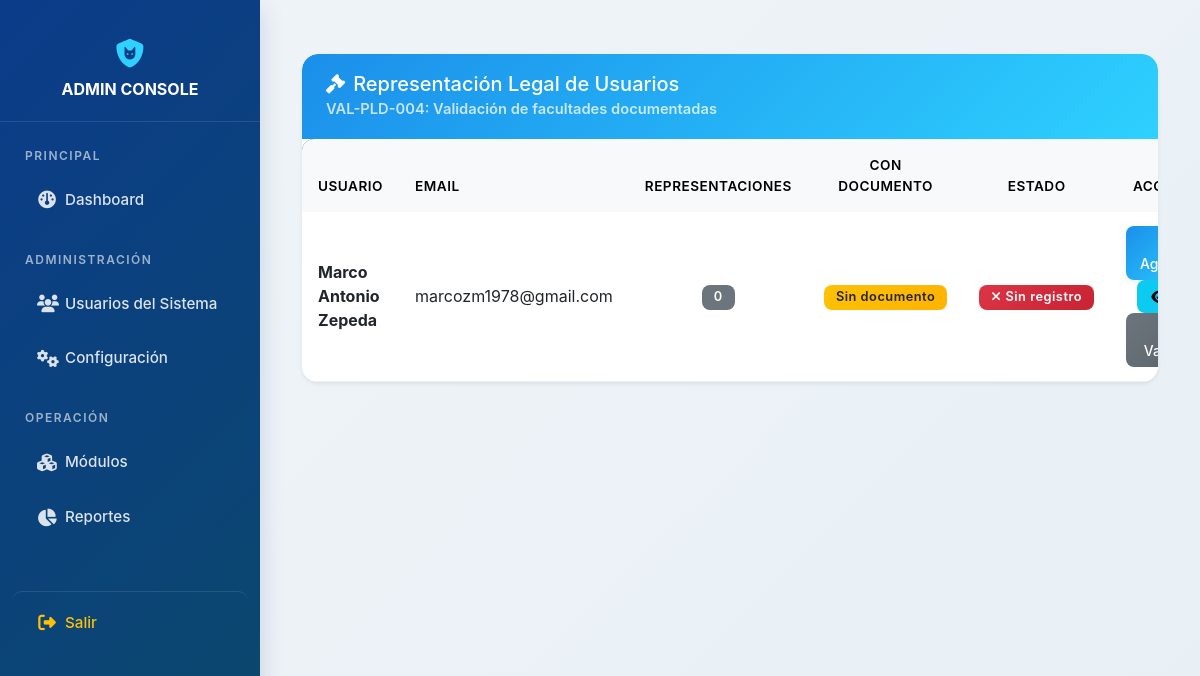
Page /admin/representacion_legal.php (signed in) on the earlier database version.
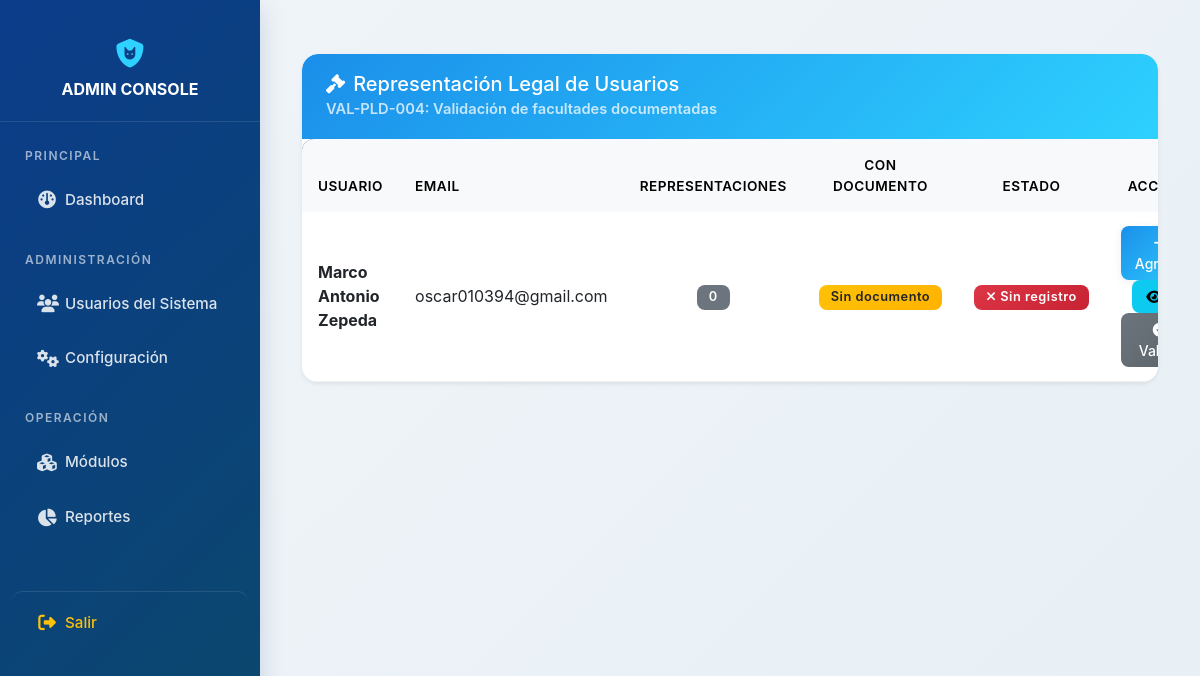
Same page on the later database version.
### tables this page shows
CREATE TABLE `usuarios` (
  `id_usuario` int NOT NULL AUTO_INCREMENT,
  `nombre` varchar(255) DEFAULT NULL,
  `login_user` varchar(255) DEFAULT NULL,
  `login_password` varchar(255) DEFAULT NULL,
  `id_grupo` int DEFAULT NULL,
  `id_status_usuario` int DEFAULT NULL,
  `two_factor_code` varchar(6) DEFAULT NULL,
  `two_factor_expires` datetime DEFAULT NULL,
  `password_reset_token` varchar(128) DEFAULT NULL,
  `password_reset_expires` datetime DEFAULT NULL,
  `verification_token` varchar(64) DEFAULT NULL,
  PRIMARY KEY (`id_usuario`)
);

### config/pld_representacion_legal.php (called while the page is built, shortened)
<?php
if (!function_exists('validateRepresentacionLegal')) {
    function validateRepresentacionLegal($pdo, $id_usuario, $id_cliente = null) {
        try {
            $sql = "SELECT * FROM usuarios_representacion_legal
                    WHERE id_usuario = ? AND id_status = 1";
            $params = [$id_usuario];
            $stmt = $pdo->prepare($sql);
            $stmt->execute($params);
            $representaciones = $stmt->fetchAll(PDO::FETCH_ASSOC);
            if (empty($representaciones)) {
                return [
                    'valido' => false,
                    'bloqueado' => true,
                    'razon' => 'No existe representación legal registrada para el usuario',
                    'tipo_requerido' => 'representante_legal',
                    'detalles' => [
                        'id_usuario' => $id_usuario,
                        'id_cliente' => $id_cliente,
                        'representaciones_encontradas' => 0
                    ]
                ];
            }
            $representacionesValidas = [];
            return [
                'valido' => true,
                'bloqueado' => false,
                'razon' => 'Representación legal válida',
                'detalles' => [
                    'id_usuario' => $id_usuario,
                    'representaciones_validas' => count($representacionesValidas),
                    'tipos' => array_column($representacionesValidas, 'tipo_representacion')
                ]
            ];
        } catch (Exception $e) {
            error_log("Error en validateRepresentacionLegal: " . $e->getMessage());
            return [
                'valido' => false,
                'bloqueado' => true,
                'razon' => 'Error al validar representación legal: ' . $e->getMessage(),
                'detalles' => []
            ];
        }
    }
}

### admin/representacion_legal.php (the view, shortened to what the changed rows need)
<?php
include 'header.php';
require_once '../config/pld_representacion_legal.php';
            ?>
            <?php
$stmt = $pdo->query("
    SELECT u.id_usuario, u.nombre, u.login_user, u.id_status_usuario,
           COUNT(ur.id_representacion) as total_representaciones,
           SUM(CASE WHEN ur.documento_facultades IS NOT NULL AND ur.documento_facultades != '' THEN 1 ELSE 0 END) as con_documento,
           SUM(CASE WHEN ur.fecha_vencimiento IS NOT NULL AND ur.fecha_vencimiento < CURDATE() THEN 1 ELSE 0 END) as vencidas
    FROM usuarios u
    LEFT JOIN usuarios_representacion_legal ur ON u.id_usuario = ur.id_usuario AND ur.id_status = 1
    GROUP BY u.id_usuario, u.nombre, u.login_user, u.id_status_usuario
    ORDER BY u.nombre ASC
");
$users = $stmt->fetchAll(PDO::FETCH_ASSOC);
?>
<div class="container mt-4 mb-5">
    <div class="card shadow-sm">
        <div class="card-body p-0">
            <div class="table-responsive">
                <table class="table table-hover mb-0 align-middle">
                    <thead class="table-light">
                        <tr>
                            <th>Usuario</th>
                            <th>Email</th>
                            <th class="text-center">Representaciones</th>
                            <th class="text-center">Con Documento</th>
                            <th class="text-center">Estado</th>
                            <th class="text-end">Acciones</th>
                        </tr>
                    </thead>
                    <tbody>
                        <?php foreach ($users as $u):
                            $validation = validateRepresentacionLegal($pdo, $u['id_usuario']);
                            $isValid = $validation['valido'] && !$validation['bloqueado'];
                        ?>
                            <tr>
                                <td class="fw-bold"><?= htmlspecialchars($u['nombre']) ?></td>
                                <td><?= htmlspecialchars($u['login_user']) ?></td>
                                <td class="text-center">
                                    <?php if ($u['total_representaciones'] > 0): ?>
                                        <span class="badge bg-info"><?= $u['total_representaciones'] ?></span>
                                    <?php else: ?>
                                        <span class="badge bg-secondary">0</span>
                                    <?php endif; ?>
                                </td>
                                <td class="text-center">
                                    <?php if ($u['con_documento'] > 0): ?>
                                        <span class="badge bg-success"><?= $u['con_documento'] ?></span>
                                    <?php else: ?>
                                        <span class="badge bg-warning text-dark">Sin documento</span>
                                    <?php endif; ?>
                                </td>
                                <td class="text-center">
                                    <?php if ($isValid): ?>
                                        <span class="badge bg-success"><i class="fa-solid fa-check me-1"></i>Válido</span>
                                    <?php elseif ($u['vencidas'] > 0): ?>
                                        <span class="badge bg-danger"><i class="fa-solid fa-exclamation-triangle me-1"></i>Vencido</span>
                                    <?php elseif ($u['total_representaciones'] == 0): ?>
                                        <span class="badge bg-danger"><i class="fa-solid fa-times me-1"></i>Sin registro</span>
                                    <?php else: ?>
                                        <span class="badge bg-warning text-dark"><i class="fa-solid fa-exclamation me-1"></i>Incompleto</span>
                                    <?php endif; ?>
                                </td>
                                <td class="text-end">
                                    <button class="btn btn-sm btn-primary" onclick="openRepresentacionModal(<?= $u['id_usuario'] ?>, '<?= htmlspecialchars($u['nombre'], ENT_QUOTES) ?>')">
                                        <i class="fa-solid fa-plus me-1"></i>Agregar
                                    </button>
                                    <button class="btn btn-sm btn-info" onclick="viewRepresentaciones(<?= $u['id_usuario'] ?>)">
                                        <i class="fa-solid fa-eye me-1"></i>Ver
                                    </button>
                                    <button class="btn btn-sm btn-secondary" onclick="validateUser(<?= $u['id_usuario'] ?>)">
                                        <i class="fa-solid fa-check-circle me-1"></i>Validar
                                    </button>
                                </td>
                            </tr>
                        <?php endforeach; ?>
                    </tbody>
                </table>
            </div>
        </div>
    </div>
</div>
<?php include '../templates/footer.php'; ?>

Differences in the rows shown:
changed usuarios "Marco Antonio Zepeda": login_user "marcozm1978@gmail.com" → "oscar010394@gmail.com"
